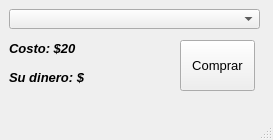
<?xml version="1.0" encoding="UTF-8"?>
<ui version="4.0">
 <class>ComprarTarjetaWindow</class>
 <widget class="QMainWindow" name="ComprarTarjetaWindow">
  <property name="geometry">
   <rect>
    <x>0</x>
    <y>0</y>
    <width>273</width>
    <height>140</height>
   </rect>
  </property>
  <property name="windowTitle">
   <string>Comprar Tarjeta</string>
  </property>
  <widget class="QWidget" name="centralwidget">
   <widget class="QComboBox" name="comboBoxUsuarios">
    <property name="geometry">
     <rect>
      <x>9</x>
      <y>9</y>
      <width>251</width>
      <height>20</height>
     </rect>
    </property>
    <property name="currentText">
     <string/>
    </property>
   </widget>
   <widget class="QLabel" name="lblCosto">
    <property name="geometry">
     <rect>
      <x>9</x>
      <y>40</y>
      <width>67</width>
      <height>16</height>
     </rect>
    </property>
    <property name="font">
     <font>
      <family>Arial</family>
      <pointsize>10</pointsize>
      <weight>75</weight>
      <italic>true</italic>
      <bold>true</bold>
     </font>
    </property>
    <property name="text">
     <string>Costo: $20</string>
    </property>
   </widget>
   <widget class="QLabel" name="lblDineroUsuario">
    <property name="geometry">
     <rect>
      <x>9</x>
      <y>69</y>
      <width>161</width>
      <height>16</height>
     </rect>
    </property>
    <property name="font">
     <font>
      <family>Arial</family>
      <pointsize>10</pointsize>
      <weight>75</weight>
      <italic>true</italic>
      <bold>true</bold>
     </font>
    </property>
    <property name="text">
     <string>Su dinero: $</string>
    </property>
   </widget>
   <widget class="QPushButton" name="btnComprar">
    <property name="geometry">
     <rect>
      <x>180</x>
      <y>40</y>
      <width>75</width>
      <height>51</height>
     </rect>
    </property>
    <property name="font">
     <font>
      <family>Arial</family>
      <pointsize>10</pointsize>
     </font>
    </property>
    <property name="text">
     <string>Comprar</string>
    </property>
   </widget>
  </widget>
  <widget class="QMenuBar" name="menubar">
   <property name="geometry">
    <rect>
     <x>0</x>
     <y>0</y>
     <width>273</width>
     <height>22</height>
    </rect>
   </property>
  </widget>
  <widget class="QStatusBar" name="statusbar"/>
 </widget>
 <resources/>
 <connections/>
</ui>
